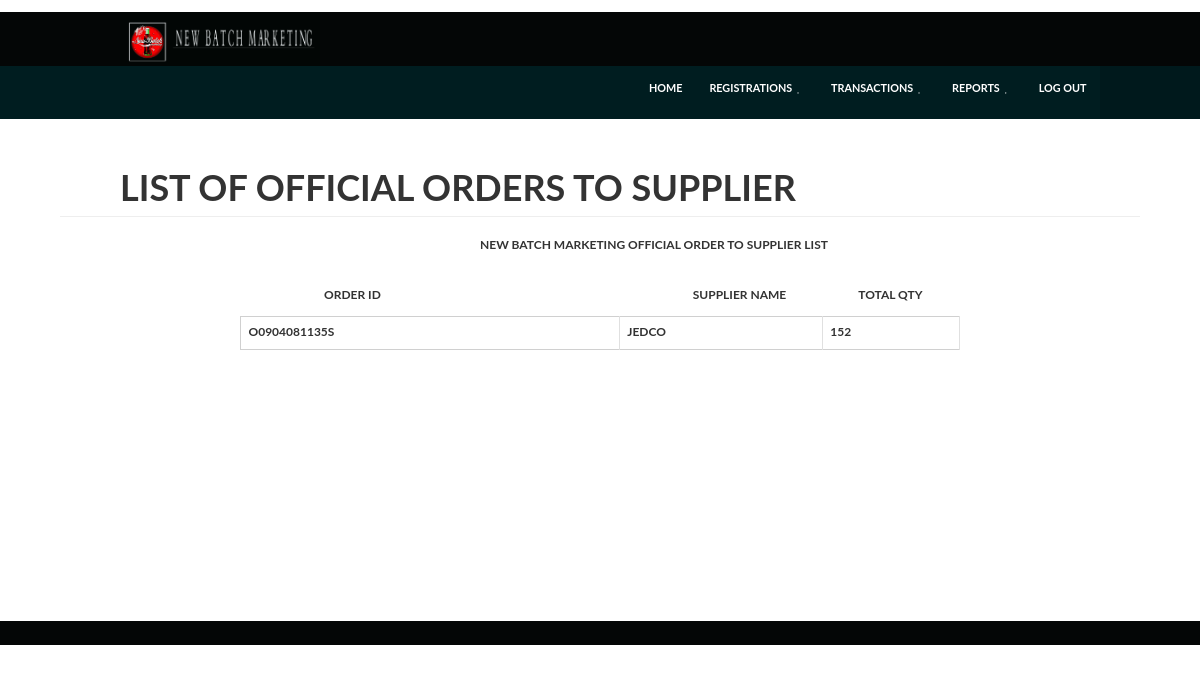
Screenshot of /reports/order_supplier_lis.php with the database file from the repository.
### tables this page shows
CREATE TABLE IF NOT EXISTS `order_supplier` (
  `order_supplier_id` varchar(15) NOT NULL,
  `supplier_id` bigint(15) NOT NULL,
  `order_date` date NOT NULL,
  `processed_by` varchar(30) NOT NULL,
  `total_case` bigint(15) NOT NULL,
  PRIMARY KEY (`order_supplier_id`)
);

CREATE TABLE IF NOT EXISTS `supplier` (
  `supplier_account_id` int(6) NOT NULL AUTO_INCREMENT,
  `supplier_name` varchar(30) NOT NULL,
  `supplier_address` varchar(60) NOT NULL,
  `supplier_contact_number` bigint(15) NOT NULL,
  PRIMARY KEY (`supplier_account_id`)
);

### dbOption/Db.class.php (called while the page is built, shortened)
<?php
class DB
{
	private $pdo;
	private $sQuery;
		private function Connect()
		{
			$this->settings = parse_ini_file("settings.ini.php");
			$dsn = 'mysql:dbname='.$this->settings["dbname"].';host='.$this->settings["host"].'';
			try
			{
				$this->pdo = new PDO($dsn, $this->settings["user"], $this->settings["password"], array(PDO::MYSQL_ATTR_INIT_COMMAND => "SET NAMES utf8"));
				$this->pdo->setAttribute(PDO::ATTR_ERRMODE, PDO::ERRMODE_EXCEPTION);
				$this->pdo->setAttribute(PDO::ATTR_EMULATE_PREPARES, false);
				$this->bConnected = true;
			}
			catch (PDOException $e)
			{
				echo $this->ExceptionLog($e->getMessage());
				die();
			}
		}
		private function Init($query,$parameters = "")
		{
		try {
				$this->sQuery = $this->pdo->prepare($query);
				$this->succes 	= $this->sQuery->execute();
			}
			catch(PDOException $e)
			{
					echo $this->ExceptionLog($e->getMessage(), $query );
					die();
			}
		}
		public function query($query,$params = null, $fetchmode = PDO::FETCH_ASSOC)
		{
			$query = trim($query);
			$this->Init($query,$params);
			$rawStatement = explode(" ", $query);
			$statement = strtolower($rawStatement[0]);
			if ($statement === 'select' || $statement === 'show') {
				return $this->sQuery->fetchAll($fetchmode);
			}
			elseif ( $statement === 'insert' ||  $statement === 'update' || $statement === 'delete' ) {
				return $this->sQuery->rowCount();
			}
			else {
				return NULL;
			}
		}
}
?>

### reports/order_supplier_lis.php (the view, shortened to what this page needs)
<?php
require("C:\\xampp\htdocs\\new_batch_marketing\\nbm\\subheader.php");
$new_batch_marketing = new Db();
echo'<div style = "font-size:12px">';
echo '<form method = "post" action = "http://localhost:8080/new_batch_marketing/reports/order_supplier_list.php">';
echo '<div style = "align:right;margin-top:8%;margin-left:10%;">';
echo '<h1>LIST OF OFFICIAL ORDERS TO SUPPLIER<h1></div>';
echo '<div><hr style= "width:90%;margin-right:0%;margin-top:-1%;margin-left:5%"></div>';
$infos = $new_batch_marketing->query("SELECT s.supplier_name,os.order_supplier_id,os.total_case from order_supplier as os
inner join supplier as s on s.supplier_account_id = os.supplier_id");
	 echo'<div style = "margin-left: 40%;width:60%">NEW BATCH MARKETING OFFICIAL ORDER TO SUPPLIER LIST</div></br></br>';
	 echo'<div style = "float:left;margin-left:27%;">ORDER ID</div>';
	 echo'<div  style = "float:left;margin-left:26%;">SUPPLIER NAME</div>';
	 echo'<div  style = "float:left;margin-left:6%;">TOTAL QTY</div>';
	 echo'<div class = "rep" style = "float:left;margin-left:20%;margin-top:1%;width:60%;"><table>';
	foreach ($infos as $key){
		$name = $key['supplier_name'];
		echo'<tr><td style = "padding-left:-30px;">'.$key['order_supplier_id'].'</td><td>'.$name.'</td><td>'.$key['total_case'].'</td></tr>';
	}
	echo'</table></div></div></br></br>';
 echo' <footer style = "margin-top:25%;"></footer>';
?>

### css/responsee.css (style rules this page uses)
h1, h2, h3, h4, h5, h6 { color:#444; font-weight: normal; margin:0.2em 0 0.2em 0; }
h1 { font-size:2.4em; }
table { background:none repeat scroll 0 0 #fff; border:1px solid #D0D0D0; border-collapse:collapse; border-spacing:0; text-align:left; width:100%; }
table tr td, table tr th { padding:0.625em; }
td { border-right:1px solid #e0e0e0; }
form { line-height:1.4em; }

### css/template-style.css (style rules this page uses)
body { background: url("../img/background.jpg") no-repeat fixed center center / 100% auto rgba(0, 0, 0, 0); }
footer { background: none repeat scroll 0 0 #040606; padding: 1em 0; }

### rows the page displays
order_supplier: order_supplier_id "O0904081135S", supplier.supplier_name "JEDCO", total_case "152"
